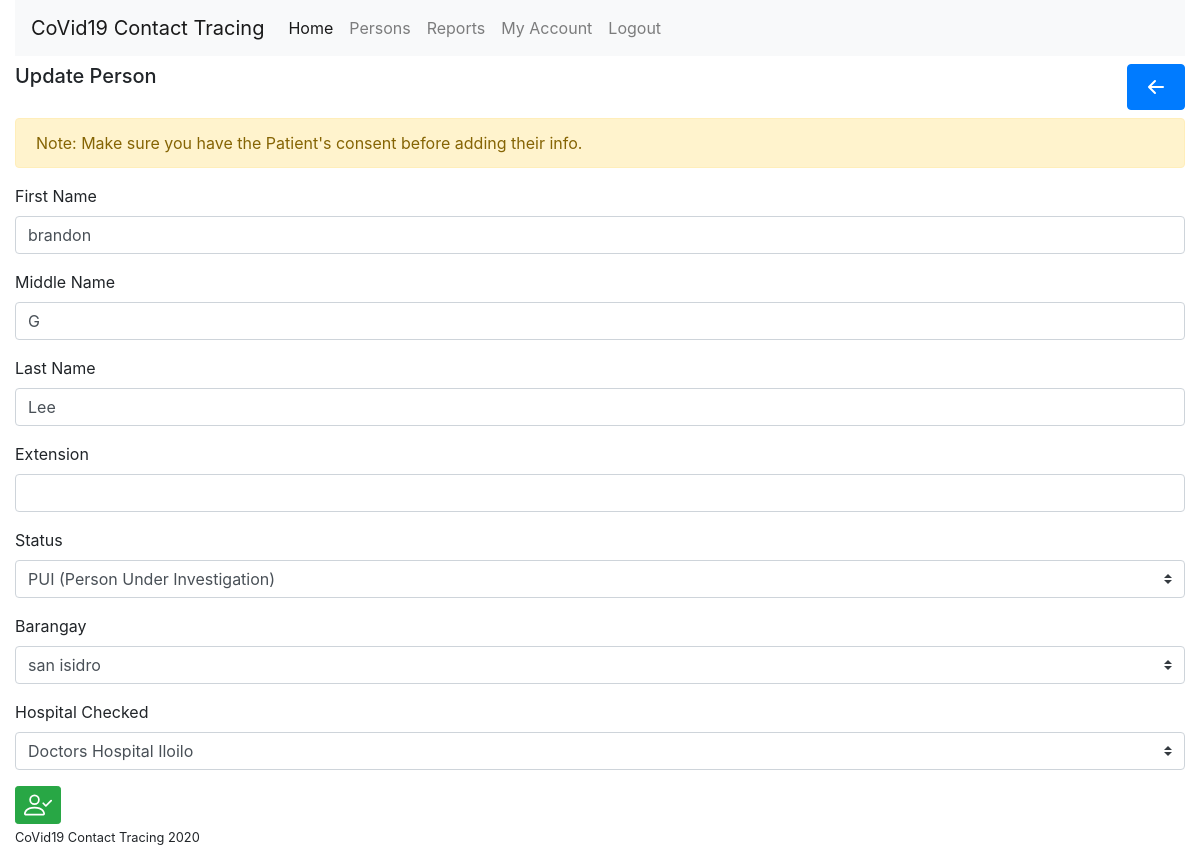
Screenshot of /?page=edit_person&id=2 (signed in) with the database file from the repository.
### tables this page shows
CREATE TABLE `persons` (
  `id` bigint(20) NOT NULL,
  `brgy_id` bigint(20) NOT NULL,
  `firstname` varchar(30) NOT NULL,
  `middlename` varchar(30) NOT NULL,
  `lastname` varchar(30) NOT NULL,
  `extension` varchar(5) NOT NULL,
  `status` varchar(15) NOT NULL,
  `hospital_id` bigint(20) DEFAULT NULL
);

CREATE TABLE `barangays` (
  `id` bigint(11) NOT NULL,
  `municipality_id` int(11) DEFAULT NULL,
  `district_id` int(11) DEFAULT NULL,
  `name` varchar(200) NOT NULL
);

CREATE TABLE `hospitals` (
  `id` bigint(20) NOT NULL,
  `name` varchar(100) NOT NULL,
  `short_name` varchar(15) NOT NULL
);

### functions.php (called while the page is built, shortened)
<?php
function clean( $string, $space = false ) {
  return preg_replace('/[^A-Za-z0-9\-]/', '', $string);
}

### pages/edit_person.php (the view, shortened to what this page needs)
<div class="col">
  <div class="row mb-2">
    <div class="col-9">
      <h5>Update Person</h5>
    </div>
    <div class="col d-flex justify-content-end">
      <a class="btn btn-primary" href="<?php echo SITE_URL ?>/?page=persons" title="Back">
      </a>
    </div>
  </div>
  <?php
    $id = isset( $_GET[ 'id' ] ) && !empty( $_GET[ 'id' ] ) ? clean( $_GET[ 'id' ] ) : null;
    $account = $DB->query( "SELECT * FROM persons WHERE id = $id LIMIT 1" );
  ?>
  <?php if( $account && $account->num_rows ) {
    $account = $account->fetch_object();
  ?>
  <div class="alert alert-warning" role="alert">
    Note: Make sure you have the Patient's consent before adding their info.
  </div>
  <form method="post">
    <div class="form-group">
      <label for="exampleInputEmail1">First Name</label>
      <input type="text" name="data[firstname]" class="form-control" required value="<?php echo $account->firstname ?>">
    </div>
    <div class="form-group">
      <label for="exampleInputEmail1">Middle Name</label>
      <input type="text" name="data[middlename]" class="form-control" required value="<?php echo $account->middlename ?>">
    </div>
    <div class="form-group">
      <label for="exampleInputEmail1">Last Name</label>
      <input type="text" name="data[lastname]" class="form-control" required value="<?php echo $account->lastname ?>">
    </div>
    <div class="form-group">
      <label for="exampleInputEmail1">Extension</label>
      <input type="text" name="data[extension]" class="form-control" value="<?php echo $account->extension ?>">
    </div>
    <div class="form-group">
      <label for="exampleInputEmail1">Status</label>
      <select name="data[status]" class="custom-select">
        <option value="pui" <?php echo $account->status == 'pui' ? 'selected' : '' ?>>PUI (Person Under Investigation)</option>
      </select>
    </div>
    <div class="form-group">
      <?php
        $barangays = $DB->query( "SELECT * FROM barangays" );
      ?>
      <label for="exampleInputEmail1">Barangay</label>
      <select name="data[brgy_id]" class="custom-select">
        <?php while( $barangay = $barangays->fetch_object() ) : ?>
        <option <?php echo ( $barangay->id == $account->brgy_id ? 'selected' : '' ); ?> value="<?php echo $barangay->id ?>"><?php echo $barangay->name ?></option>
        <?php endwhile;?>
      </select>
    </div>
    <div class="form-group">
      <?php
        $hospitals = $DB->query( "SELECT * FROM hospitals" );
      ?>
      <label for="exampleInputEmail1">Hospital Checked</label>
      <select name="data[hospital_id]" class="custom-select">
        <?php while( $hospital = $hospitals->fetch_object() ) : ?>
        <option <?php echo ( $hospital->id == $account->hospital_id ? 'selected' : '' ); ?> value="<?php echo $hospital->id ?>"><?php echo $hospital->name ?></option>
        <?php endwhile; ?>
      </select>
    </div>
    <button type="submit" class="btn btn-success btn-sm" title="Save Person">
    </button>
  </form>
  <?php } else { ?>
    <div class="alert alert-danger" role="alert">
      Account not found
  </div>
  <?php } ?>
</div>

### rows the page displays
persons: firstname "brandon", middlename "G", lastname "Lee", status "PUI (Person Under Investigation)", brgy.name "san isidro", hospital.name "Doctors Hospital Iloilo"
